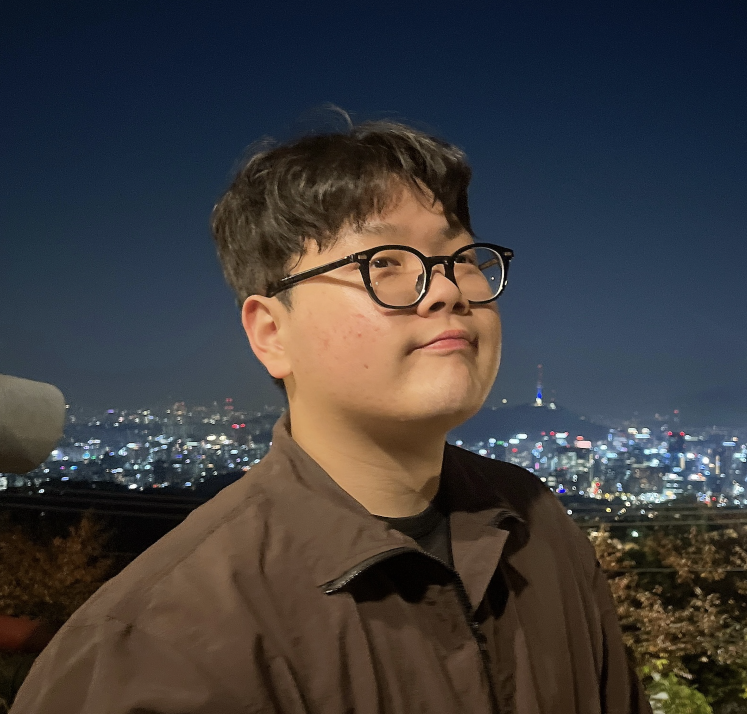
#> input picture profile/OH.png, 1494 x 1428 px (shown at 1/2 size)
$ python resize_images.py -i ../profile -o out
#> lines starting #> are read from the running program, lines starting #| are printed output that depends on the picture
import cv2
import os
import argparse

# Function to resize a single image
def resize_image(image_path, output_path, width=512, height=288):
    # Read the image
#> called with image_path = '../profile/OH.png', output_path = 'out/OH.png', width = 512, height = 288
    image = cv2.imread(image_path)
#> image is the input picture: shape (1428, 1494, 3); mean B, G, R 60.8, 60.3, 63
    # Resize the image
    resized_image = cv2.resize(image, (width, height))
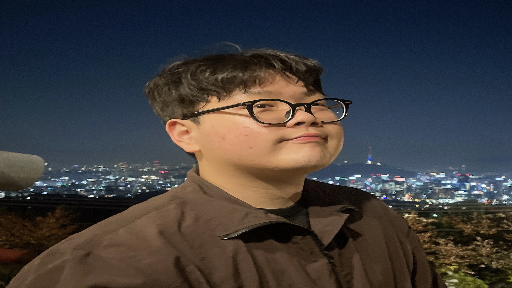
#> resized_image: shape (288, 512, 3); mean B, G, R 60.7, 60.2, 62.9
    # Write the resized image to the output path
    cv2.imwrite(output_path, resized_image)

# Function to resize all PNG files in a directory
def resize_images_in_directory(input_dir, output_dir, width=512, height=288):
    # Create the output directory if it doesn't exist
    if not os.path.exists(output_dir):
        os.makedirs(output_dir)
    # List all files in the input directory
    files = os.listdir(input_dir)
    # Iterate through each file
    for i, file in enumerate(files):
        # Check if the file is a PNG file
        if file.endswith(".png"):
            # Construct the input and output paths
            input_path = os.path.join(input_dir, file)
            output_path = os.path.join(output_dir, file)
            # Resize the image
            resize_image(input_path, output_path, width, height)

            print(i, "is done")

if __name__ == "__main__":
    # Argument parsing
    parser = argparse.ArgumentParser(description="Resize images in a directory.")
    parser.add_argument("--input", "-i", required=True, help="Path to the input directory containing images.")
    parser.add_argument("--output", "-o", required=True, help="Path to the output directory where resized images will be saved.")
    parser.add_argument("--width", "-w", type=int, default=512, help="Width of the resized images (default: 512).")
    parser.add_argument("--height", "-H", type=int, default=288, help="Height of the resized images (default: 288).")
    args = parser.parse_args()

    # 입력 및 출력 경로 설정
    input_directory = args.input
    output_directory = args.output
    width = args.width
    height = args.height

    # 이미지 리사이징 함수 호출
    resize_images_in_directory(input_directory, output_directory, width, height)
